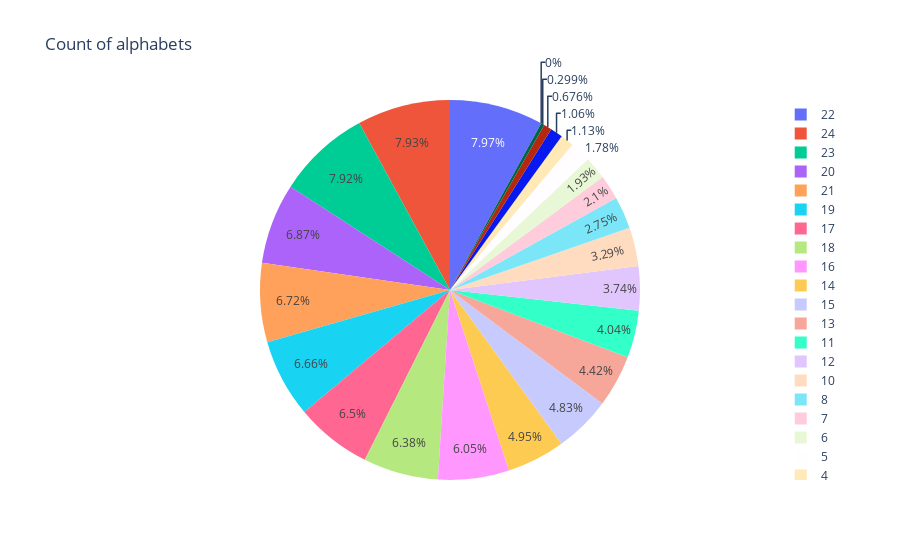

Notebook code for this chart:
### Code cell
import plotly.express as px
fig = px.pie(train_df, values=train_df.label, names=train_df.label, title='Count of alphabets')
fig.show()

### Figure 1 — Plotly figure (JSON) as saved in the notebook; plotly's stock layout.template omitted (floating-point values rounded to 4 significant figures; data arrays with more than 128 entries replaced by an {"elided": "..."} marker saying what was removed)
{"data": [{"domain": {"x": [0, 1], "y": [0, 1]}, "hovertemplate": "label=%{value}<extra></extra>", "labels": {"elided": "27455 int values"}, "legendgroup": "", "name": "", "showlegend": true, "type": "pie", "values": {"elided": "27455 int values"}}], "layout": {"legend": {"tracegroupgap": 0}, "title": {"text": "Count of alphabets"}}}
